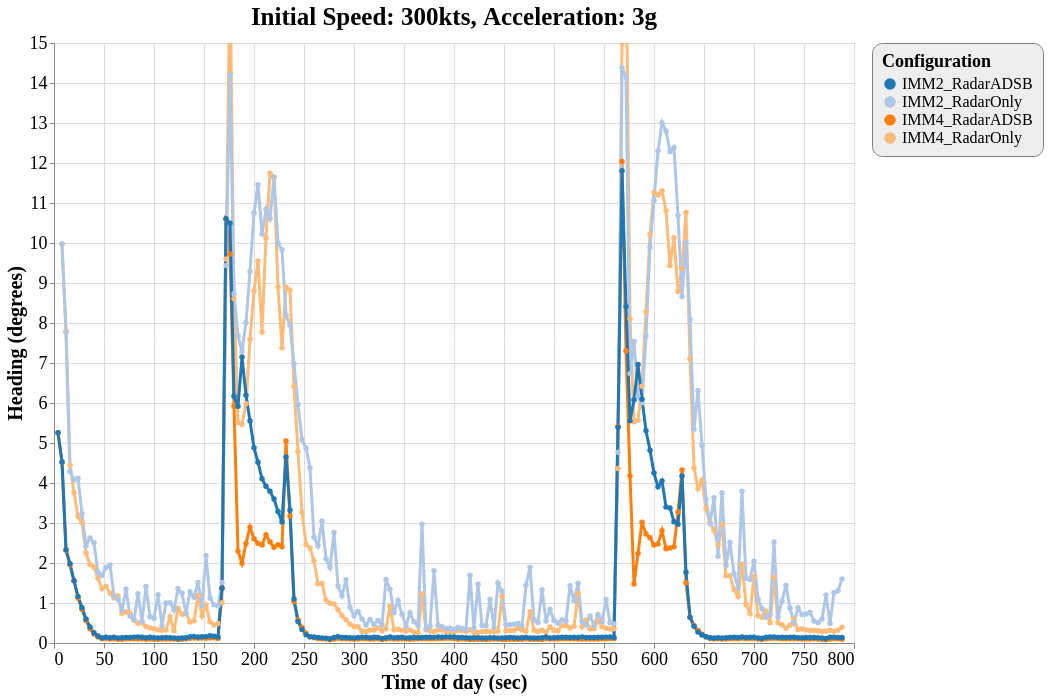

Specify this chart in Vega-Lite:
### Vega-Lite specification from a JSON file in a GitHub repository (floating-point values rounded to 4 significant figures; data arrays with more than 128 entries replaced by an {"elided": "..."} marker saying what was removed)
{"config": {"view": {"continuousWidth": 800, "continuousHeight": 600}, "axisX": {"labelFontSize": 18, "titleFontSize": 20}, "axisY": {"labelFontSize": 18, "titleFontSize": 20}, "font": "Times New Roman", "legend": {"cornerRadius": 10, "fillColor": "#EEEEEE", "labelFontSize": 16, "padding": 10, "strokeColor": "gray", "titleFontSize": 18}, "title": {"fontSize": 25}}, "data": {"name": "data-a53df1296fb81e96108ead14570cce68"}, "mark": {"type": "line", "point": true, "strokeWidth": 3}, "encoding": {"color": {"type": "ordinal", "field": "config", "scale": {"scheme": "category20"}, "title": "Configuration"}, "x": {"type": "quantitative", "field": "time", "title": "Time of day (sec)"}, "y": {"type": "quantitative", "field": "rmse_hdg", "scale": {"domain": [0, 15], "zero": false}, "title": "Heading (degrees)"}}, "selection": {"selector032": {"type": "interval", "bind": "scales", "encodings": ["x", "y"]}}, "title": "Initial Speed: 300kts, Acceleration: 3g", "$schema": "https://vega.github.io/schema/vega-lite/v4.8.1.json", "datasets": {"data-a53df1296fb81e96108ead14570cce68": {"elided": "786 records"}}}
